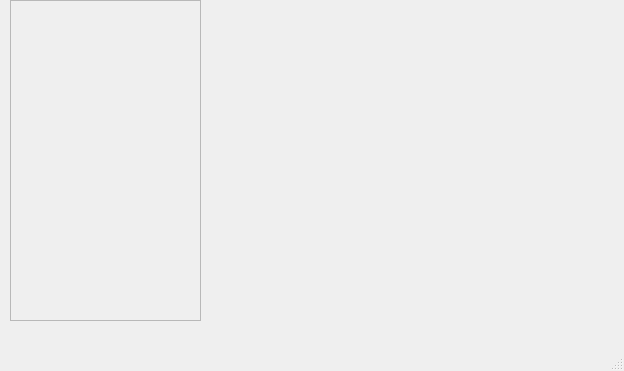
<?xml version="1.0" encoding="UTF-8"?>
<ui version="4.0">
 <class>MainWindow</class>
 <widget class="QMainWindow" name="MainWindow">
  <property name="geometry">
   <rect>
    <x>0</x>
    <y>0</y>
    <width>624</width>
    <height>371</height>
   </rect>
  </property>
  <property name="windowTitle">
   <string>MainWindow</string>
  </property>
  <widget class="QWidget" name="centralWidget">
   <widget class="QScrollArea" name="scrollArea">
    <property name="geometry">
     <rect>
      <x>10</x>
      <y>0</y>
      <width>191</width>
      <height>321</height>
     </rect>
    </property>
    <property name="widgetResizable">
     <bool>true</bool>
    </property>
    <widget class="QWidget" name="scrollAreaWidgetContents">
     <property name="geometry">
      <rect>
       <x>0</x>
       <y>0</y>
       <width>189</width>
       <height>319</height>
      </rect>
     </property>
    </widget>
   </widget>
   <widget class="QWidget" name="widget" native="true">
    <property name="geometry">
     <rect>
      <x>199</x>
      <y>19</y>
      <width>221</width>
      <height>151</height>
     </rect>
    </property>
   </widget>
  </widget>
  <widget class="QMenuBar" name="menuBar">
   <property name="geometry">
    <rect>
     <x>0</x>
     <y>0</y>
     <width>624</width>
     <height>22</height>
    </rect>
   </property>
  </widget>
  <widget class="QStatusBar" name="statusBar"/>
 </widget>
 <layoutdefault spacing="6" margin="11"/>
 <resources/>
 <connections/>
</ui>
